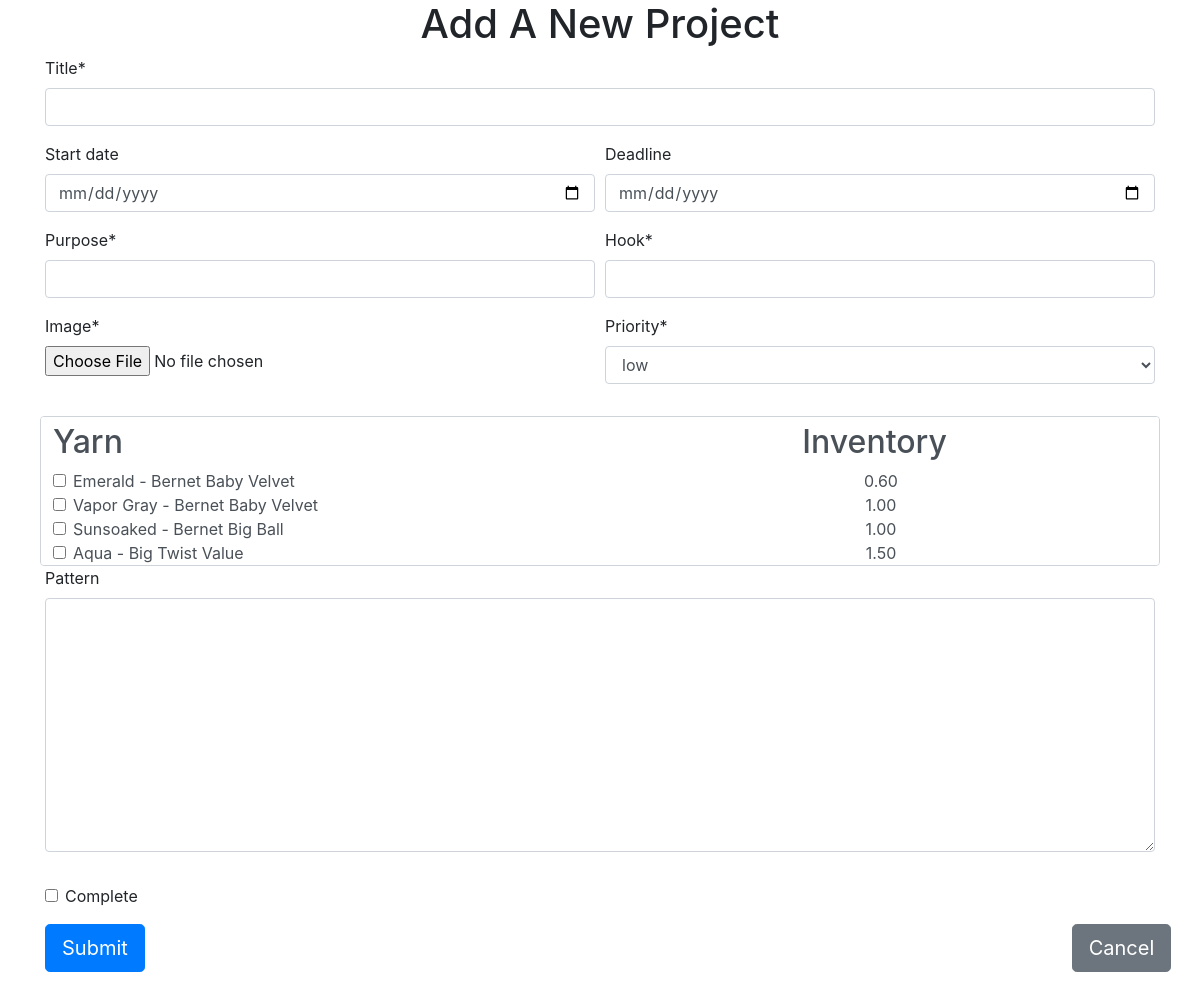
The app's page /project/create (signed in) with its own data.
### Inventory/models.py (models this page shows)
class Yarn(models.Model):
    image = models.ImageField(upload_to="yarn/images/", blank=True, null=True, default="default.jpg")
    color = models.CharField(max_length=200)
    weight = models.CharField(max_length=20, choices = WEIGHT_CHOICES, default="4")
    brand = models.CharField(max_length=200)
    yards = models.IntegerField(blank=True, null=True)
    hook = models.CharField(max_length=200, blank=True, null=True)
    grams = models.DecimalField(max_digits=8, decimal_places=2, blank=True, null=True)
    amount = models.DecimalField(max_digits=8, decimal_places=2, blank=True, null=True)
    care_instructions = models.CharField(max_length=500, default="", blank=True, null=True)
    color_group = models.CharField(max_length=50, choices=COLOR_CHOICES, default="blue")
    class Meta:
        ordering = ['brand', 'color']
    def __str__(self):
        return self.color + " - " + self.brand

### Inventory/views.py (the view)
# urls.py: path('project/create', views.ProjectCreateView.as_view(), name="project-create"),
class ProjectCreateView(LoginRequiredMixin,CreateView):
    template_name = "Inventory/project_form.html"
    form_class = ProjectForm
    success_url = reverse_lazy('home')
    login_url = '/admin'
    def get_context_data(self,**kwargs):
        context = super().get_context_data(**kwargs)
        context['yarn_list'] = Yarn.objects.all()
        return context

### Inventory/forms.py
class ProjectForm(forms.ModelForm):
    class Meta:
        model = Project
        fields = "__all__"
        widgets = {
            "deadline" : forms.TextInput(attrs={'class':'form-control',  'type':'date'}),
            "start_date" : forms.TextInput(attrs={'class':'form-control',  'type':'date'}),
            "yarn" : forms.CheckboxSelectMultiple(attrs={'class':'scrollbar'}),
        }
        labels = {
            'is_complete': ('Complete'),
            'yarn' : (''),
        }

### Inventory/templates/Inventory/project_form.html (shortened to what this page needs)
{% extends 'Inventory/base.html' %}
{% load crispy_forms_tags %}
{% block content %}
<div class="container">
  <h1 style="text-align:center;">Add A New Project</h1>
  <form method="POST" enctype="multipart/form-data">
    {{ form.title|as_crispy_field }}
    <div class="form-row">
      <div class="form-group col-md-6 mb-0">
        {{ form.start_date|as_crispy_field }}
      </div>
      <div class="form-group col-md-6 mb-0">
        {{form.deadline|as_crispy_field}}
      </div>
    </div>
    <div class="form-row">
      <div class="form-group col-md-6 mb-0">
        {{ form.purpose|as_crispy_field }}
      </div>
      <div class="form-group col-md-6 mb-0">
        {{form.hook|as_crispy_field}}
      </div>
    </div>
    <div class="form-row">
      <div class="form-group col-md-6">
        {{form.image|as_crispy_field}}
      </div>
      <div class="form-group col-md-6">
        {{form.priority|as_crispy_field}}
      </div>
    </div>
    <div class="form-row">
      <div class="form-control scrollbar">
        <div class="row">
          <div class="col-sm-6">
            <h2>Yarn</h2>
            {{form.yarn|as_crispy_field}}
          </div>
          <div class="col-md-2">
          </div>
          <div class="col-sm-2">
            <h2>Inventory</h2>
            {% for yarn in yarn_list %}
            <p class="m-0" style="text-align: center;">{{ yarn.amount }}</p>
            {% endfor %}
          </div>
        </div>
      </div>
    </div>
    <div class="form-row">
      <div class="form-group col-md-12">
        {{form.pattern|as_crispy_field}}
      </div>
    </div>
    {{form.is_complete|as_crispy_field}}
    <div class="form-row">
      <div class="form-group col-md-11">
        <input type="submit" value="Submit" class="btn btn-primary btn-lg">
      </div>
      <div class="form-group col-md-1">
        <a href="{% url 'home' %}" class="btn btn-secondary btn-lg">Cancel</a>
      </div>
    </div>
  </form>
  <br>
</div>
{% endblock %}

### Inventory/templates/Inventory/base.html (style rules this page uses)
.scrollbar { overflow: scroll; height: 150px; }

### records on screen
Yarn: amount "0.60"
Yarn: amount "1.00"
Yarn: amount "1.00"
Yarn: amount "1.50"
